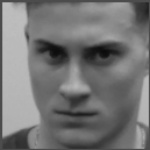
#> input picture Negative/train/100.jpg, 150 x 150 px
$ python main.py   (older library calls are emulated)
#> lines starting #> are read from the running program, lines starting #| are printed output that depends on the picture; after the words box and inside, x2 and y2 are one past the last pixel; in counts of white or black regions, pixels touching at a corner belong together
#!/usr/bin/env python3
# -*- coding: utf-8 -*-
"""
@author: brianmatejevich
"""
import cv2, os, numpy as np

negativeTrain = "Negative/train"
positiveTrain = "Positive/train"


# load in a folder of images and put them in a list
def load(folder):
#> called with folder = 'Negative/train'
    images = []
    for picture in os.listdir(folder):
        img = cv2.imread(os.path.join(folder, picture))
#> img is the input picture: shape (150, 150, 3); min 11, max 191, mean 117.5
        img = cv2.cvtColor(img, cv2.COLOR_BGR2GRAY)
#> img: shape (150, 150)
        img = cv2.resize(img, (150, 150))
        if img is not None:
            images.append(img)
    return images


def makeList(folder1, folder2):
    labels = []
    images1 = load(folder1)
    images2 = load(folder2)
    images = images1 + images2
    for picture in os.listdir(folder1):
        labels.append(0)
    for picture in os.listdir(folder2):
        labels.append(1)
    return images, labels


# trian the model
def train():
    facesTrain, labelsTrain = makeList(negativeTrain, positiveTrain)
    labelsTrain = np.array(labelsTrain)
    model = cv2.face.EigenFaceRecognizer_create()
    print("training...")
    model.train(facesTrain, labelsTrain)
    m = model.getMean()
    m = np.reshape(m, (150, 150))
    m = cv2.normalize(m, None, 0, 255, cv2.NORM_MINMAX, cv2.CV_8U)
    return model


# main method
def go():
    if liveDemo == True:
        model = train()
        face_cascade = cv2.CascadeClassifier('haarcascade_frontalface_default.xml')
        vid = cv2.VideoCapture(0)
        while True:
            ret, frame = vid.read()
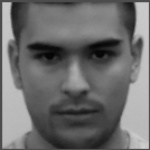
#> input picture Negative/train/117.jpg, 150 x 150 px, given in place of the camera
#> frame is the input picture: shape (150, 150, 3); min 4, max 210, mean 108.4
            if not ret:
                print('Error reading frame')
                break
            gray = cv2.cvtColor(frame, cv2.COLOR_BGR2GRAY)
            disp = frame.copy()
            face_rects = face_cascade.detectMultiScale(gray, 1.3, 5)
#> face_rects = [[15, 17, 116, 116]]
            for (x, y, w, h) in face_rects:
                face = disp[y:y + h, x:x + w]
                face = cv2.resize(face, (150, 150))
                face = cv2.cvtColor(face, cv2.COLOR_BGR2GRAY)
                pred_label, confidence = model.predict(face)
                if pred_label == 1:
                    disp = cv2.rectangle(disp, (x, y), (x + w, y + h), (0, 255, 125), 2)
                if pred_label == 0:
                    disp = cv2.rectangle(disp, (x, y), (x + w, y + h), (0, 0, 255), 2)
#> this loop made 1 pass
#> (x, y, w, h, pred_label, confidence) on pass 1: (15, 17, 116, 116, 0, 3929.4)
#> pass 1, in go, `face = disp[y:y + h, x:x + w]`:
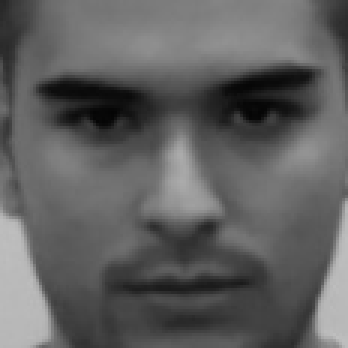
#> face: shape (116, 116, 3) (shown 3 times larger); min 4, max 191, mean 95.8
#> pass 1, in go, `disp = cv2.rectangle(disp, (x, y), (x + w, y + h), (0, 0, 255), 2)`:
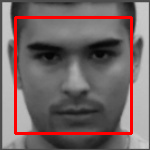
#> disp: shape (150, 150, 3); 6.17% of pixels changed, all inside (x1, y1, x2, y2) = (14, 16, 133, 135)
            cv2.imshow('Press "q" to quit', disp)
            key = cv2.waitKey(1)
#> (key q is pressed here)
            # Keep looping until the user presses q
            if key & 0xFF == ord('q'):
                break
        vid.release()
        cv2.destroyAllWindows()


liveDemo = True
go()
